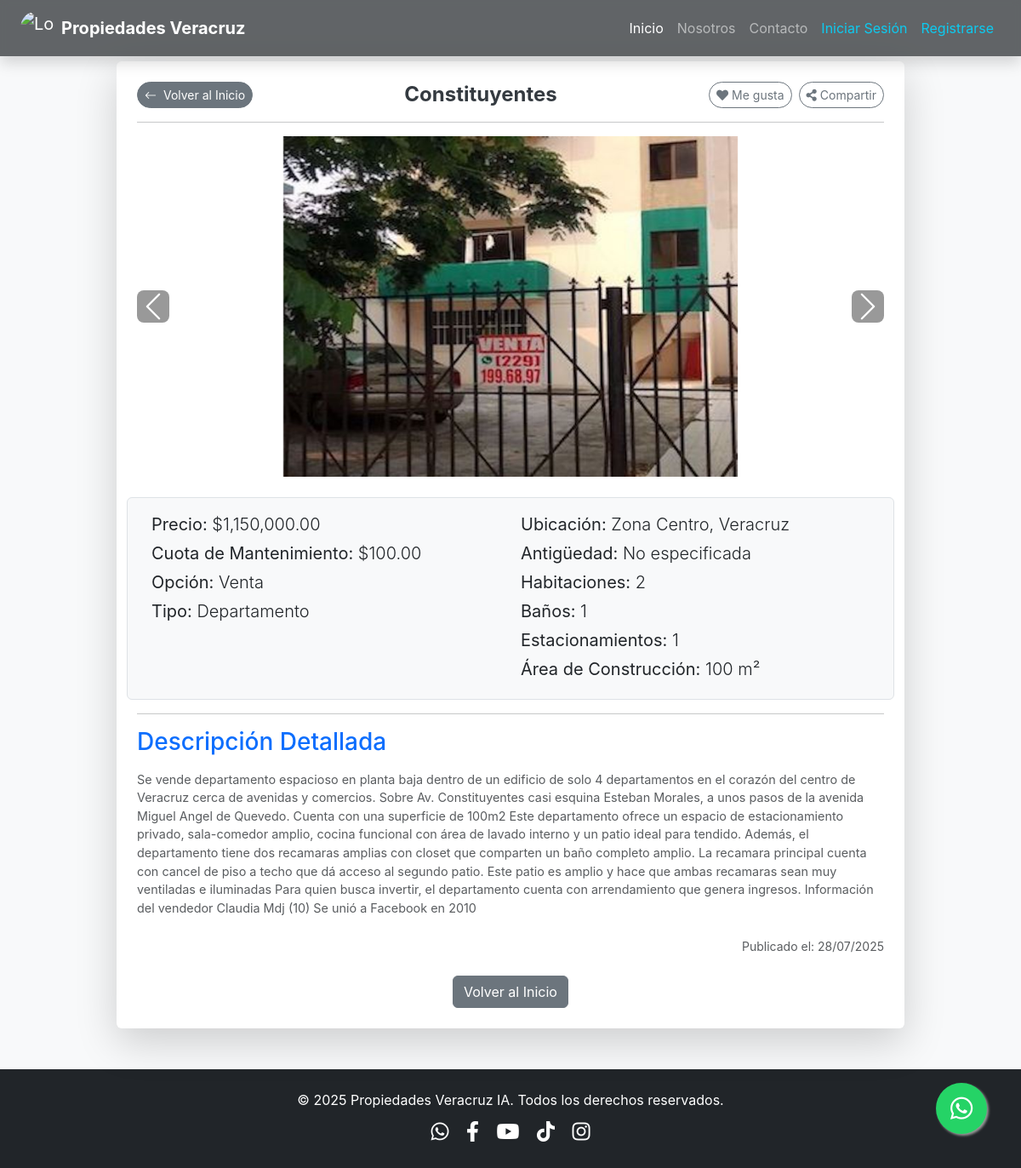
The page /property/15 on the database its author committed.
### models.py (models this page shows, shortened)
class Property(db.Model):
    __tablename__ = 'property' # Añadido nombre de tabla explícito para consistencia
    id = db.Column(db.Integer, primary_key=True)
    titulo = db.Column(db.String(100), nullable=False)
    descripcion = db.Column(db.Text, nullable=False)
    precio = db.Column(db.Float, nullable=False)
    ubicacion = db.Column(db.String(200), nullable=False)
    municipio = db.Column(db.String(100), nullable=False)
    property_options = db.Column(db.String(100), nullable=False)
    tipo_propiedad = db.Column(db.String(50), nullable=False) # Ej: Casa, Departamento, Terreno
    num_habitaciones = db.Column(db.Integer, nullable=True)
    num_banos = db.Column(db.Integer, nullable=True)
    num_medios_banos = db.Column(db.Integer, default=0)
    num_estacionamientos = db.Column(db.Integer, default=0)
    area_construccion_metros_cuadrados = db.Column(db.Float, nullable=True)
    area_terreno_metros_cuadrados = db.Column(db.Float, nullable=True)
    antiguedad_tipo = db.Column(db.String(50), nullable=True) # Para 'new' o 'years'
    antiguedad_anos = db.Column(db.Integer, nullable=True)
    cuota_mantenimiento = db.Column(db.Float, default=0.0)
    fecha_publicacion = db.Column(db.DateTime, default=datetime.utcnow)
    images = db.relationship('PropertyImage', backref='property', lazy=True, cascade="all, delete-orphan")
    agente_id = db.Column(db.Integer, db.ForeignKey('user.id'), nullable=False)
    agente = db.relationship('User', backref='managed_properties') # Relación inversa para acceder a las propiedades de un usuario

class PropertyImage(db.Model):
    __tablename__ = 'property_image' # Añadido nombre de tabla explícito
    id = db.Column(db.Integer, primary_key=True)
    filename = db.Column(db.String(100), nullable=False)
    path = db.Column(db.String(200), nullable=True) # Ruta relativa del archivo (ej. 'uploads/1/foto.jpg')
    property_id = db.Column(db.Integer, db.ForeignKey('property.id'), nullable=False)
    is_main = db.Column(db.Boolean, default=False) # Para identificar la imagen principal

### app.py (the view)
@main.route("/property/<int:property_id>")
def property_detail(property_id):
    property_data = db.session.get(Property, property_id) # Usar db.session.get() para la propiedad
    if not property_data:
        flash('La propiedad solicitada no existe.', 'danger')
        return redirect(url_for('main.home'))
    if property_data.images:
        sorted_images = sorted(property_data.images, key=lambda img: (not img.is_main, img.id))
        property_data.images = sorted_images # Asigna la lista ordenada de vuelta al atributo images
    return render_template('property_detail.html', title=property_data.titulo, property=property_data)

### templates/property_detail.html (shortened to what this page needs)
{% extends "base.html" %}
{% block content %}
<div class="container my-4 ">
    <div class="row justify-content-center">
        <div class="col-lg-10 col-md-12">
            <div class="card shadow-lg border-0 rounded-lg">
                <div class="card-body p-4">
                    <div class="row align-items-center mb-3 g-2">
                        <div class="col-auto">
                            <a href="{{ url_for('main.home') }}" class="btn btn-secondary btn-sm rounded-pill">
                                <i class="bi bi-arrow-left me-1"></i> Volver al Inicio
                            </a>
                        </div>
                        <div class="col text-center">
                            <h2 class="card-title text-primary display-6 fw-bold mb-0">{{ property.titulo }}</h2>
                        </div>
                        <div class="col-auto d-flex gap-2 justify-content-end">
                            <button type="button" class="btn btn-outline-secondary btn-sm rounded-pill d-flex align-items-center gap-1">
                                <i class="fas fa-heart"></i> Me gusta
                            </button>
                            <button type="button" class="btn btn-outline-secondary btn-sm rounded-pill d-flex align-items-center gap-1">
                                <i class="fas fa-share-alt"></i> Compartir
                            </button>
                        </div>
                    </div>
                    <hr class="my-3">
                    {% if property.images %}
                    <div id="propertyCarousel" class="carousel slide mb-4" data-bs-ride="carousel">
                        <div class="carousel-inner rounded">
                            {% for image in property.images %}
                            <div class="carousel-item {% if loop.first %}active{% endif %}">
                                {% if image.path %}
                                    <img src="{{ url_for('static', filename=image.path) }}" class="d-block w-100 property-carousel-img" alt="Imagen de propiedad">
                                {% else %}
                                    <img src="{{ url_for('static', filename='img/banners/placeholder.png') }}" class="d-block w-100 property-carousel-img" alt="Imagen no disponible">
                                {% endif %}
                            </div>
                            {% endfor %}
                        </div>
                        {% if property.images|length > 1 %}
                        <button class="carousel-control-prev" type="button" data-bs-target="#propertyCarousel" data-bs-slide="prev">
                            <span class="carousel-control-prev-icon" aria-hidden="true"></span>
                        </button>
                        <button class="carousel-control-next" type="button" data-bs-target="#propertyCarousel" data-bs-slide="next">
                            <span class="carousel-control-next-icon" aria-hidden="true"></span>
                        </button>
                        {% endif %}
                    </div>
                    {% else %}
                    <div class="text-center mb-4">
                        <img src="{{ url_for('static', filename='img/banners/placeholders/no_image.png') }}" class="img-fluid rounded shadow-sm" alt="No hay imagen disponible">
                        <p class="text-muted mt-2">No hay imágenes disponibles para esta propiedad.</p>
                    </div>
                    {% endif %}
                    <div class="row mb-3 p-3 border rounded bg-light">
                        <div class="col-md-6">
                            <p class="lead mb-1"><strong>Precio:</strong> ${{ "{:,.2f}".format(property.precio) }}</p>
                            {% if property.cuota_mantenimiento %}
                                <p class="lead mb-1"><strong>Cuota de Mantenimiento:</strong> ${{ "{:,.2f}".format(property.cuota_mantenimiento) }}</p>
                            {% endif %}
                            <p class="lead mb-1"><strong>Opción:</strong> {{ property.property_options }}</p>
                            <p class="lead mb-1"><strong>Tipo:</strong> {{ property.tipo_propiedad }}</p>
                        </div>
                        <div class="col-md-6">
                            <p class="lead mb-1"><strong>Ubicación:</strong> {{ property.ubicacion }}, {{ property.municipio }}</p>
                            <p class="lead mb-1"><strong>Antigüedad:</strong>
                                {% if property.antiguedad_tipo == 'new' %}
                                    Nueva
                                {% elif property.antiguedad_tipo == 'years' and property.antiguedad_anos is not none %}
                                    {{ property.antiguedad_anos }} años
                                {% else %}
                                    No especificada
                                {% endif %}
                            </p>
                            {% if property.num_habitaciones %}
                                <p class="lead mb-1"><strong>Habitaciones:</strong> {{ property.num_habitaciones }}</p>
                            {% endif %}
                            {% if property.num_banos %}
                                <p class="lead mb-1"><strong>Baños:</strong> {{ property.num_banos }}{% if property.num_medios_banos %}.5{% endif %}</p>
                            {% endif %}
                            {% if property.num_estacionamientos %}
                                <p class="lead mb-1"><strong>Estacionamientos:</strong> {{ property.num_estacionamientos }}</p>
                            {% endif %}
                            {% if property.area_construccion_metros_cuadrados %}
                                <p class="lead mb-1"><strong>Área de Construcción:</strong> {{ "{:,.0f}".format(property.area_construccion_metros_cuadrados) }} m²</p>
                            {% endif %}
                        </div>
                    </div>
                    <hr>
                    <h3 class="text-primary mb-3">Descripción Detallada</h3>
                    <p class="card-text text-muted">{{ property.descripcion }}</p>
                    <p class="text-end text-muted small mt-4">Publicado el: {{ property.fecha_publicacion.strftime('%d/%m/%Y') }}</p>
                    <div class="text-center mt-4">
                        <a href="{{ url_for('main.home') }}" class="btn btn-secondary">Volver al Inicio</a>
                    </div>
                </div>
            </div>
        </div>
    </div>
</div>
{% endblock content %}

### templates/base.html (shortened to what this page needs)
<!DOCTYPE html>
<html lang="es">
<head>
    <link href="https://cdn.jsdelivr.net/npm/bootstrap@5.3.3/dist/css/bootstrap.min.css" rel="stylesheet">
    <link rel="stylesheet" href="https://cdn.jsdelivr.net/npm/bootstrap-icons@1.11.3/font/bootstrap-icons.min.css">
    <link rel="stylesheet" href="https://cdnjs.cloudflare.com/ajax/libs/font-awesome/5.15.4/css/all.min.css" />
    <link rel="stylesheet" href="https://cdnjs.cloudflare.com/ajax/libs/animate.css/4.1.1/animate.min.css"/>
    <link rel="stylesheet" href="{{ url_for('static', filename='style.css') }}">
</head>
<body>
    <nav class="navbar navbar-expand-lg navbar-dark bg-dark fixed-top shadow">
        <div class="container-fluid px-4">
            <a class="navbar-brand d-flex align-items-center me-auto" href="{{ url_for('main.home') }}">
                <img src="{{ url_for('static', filename='img/banners/logo_01.jpg') }}" alt="Logo" width="40" height="40" class="d-inline-block align-text-top rounded-circle me-2">
                <span class="fw-bold">Propiedades Veracruz </span>
            </a>
            <div class="collapse navbar-collapse" id="navbarNav">
                <ul class="navbar-nav ms-auto">
                    <li class="nav-item">
                        <a class="nav-link active" aria-current="page" href="{{ url_for('main.home') }}">Inicio</a>
                    </li>
                    <li class="nav-item">
                        <a class="nav-link" href="{{ url_for('main.about_us') }}">Nosotros</a>
                    </li>
                    <li class="nav-item">
                        <a class="nav-link" href="{{ url_for('main.contact') }}">Contacto</a>
                    </li>
                    {% if current_user.is_authenticated %}
                        <li class="nav-item">
                            <span class="nav-link">
                                Hola,
                                {% if current_user.is_admin %}
                                    Admin ({{ current_user.username }})
                                {% else %}
                                    {{ current_user.username }}
                                {% endif %}
                            </span>
                        </li>
                        <li class="nav-item">
                            <a class="nav-link" href="{{ url_for('main.dashboard') }}">Mi Cuenta</a>
                        </li>
                        <li class="nav-item">
                            <a class="nav-link" href="{{ url_for('main.logout') }}">Cerrar Sesión</a>
                        </li>
                    {% else %}
                        <li class="nav-item">
                            <a class="nav-link text-info" href="{{ url_for('main.login') }}">Iniciar Sesión</a>
                        </li>
                        <li class="nav-item">
                            <a class="nav-link text-info" href="{{ url_for('main.register') }}">Registrarse</a>
                        </li>
                    {% endif %}
                </ul>
            </div>
        </div>
    </nav>
    <main class="pt-5">
        {% block content %}{% endblock %}
    </main>
    <footer class="bg-dark text-white text-center py-4 mt-5">
        <div class="container">
            <p class="mb-0">© 2025 Propiedades Veracruz IA. Todos los derechos reservados.</p>
            <div class="social-icons mt-2">
                <a href="https://wa.me/522293019294" class="text-white mx-2" target="_blank" rel="noopener noreferrer"><i class="fab fa-whatsapp"></i></a>
                <a href="https://www.facebook.com/cMagnaDjesus" class="text-white mx-2" target="_blank" rel="noopener noreferrer"><i class="fab fa-facebook-f"></i></a>
                <a href="https://www.youtube.com/@propiedades-veracruz_2024" class="text-white mx-2" target="_blank" rel="noopener noreferrer"><i class="fab fa-youtube"></i></a>
                <a href="https://www.tiktok.com/@cmagnadj" class="text-white mx-2" target="_blank" rel="noopener noreferrer"><i class="fab fa-tiktok"></i></a>
                <a href="https://www.instagram.com/propiedades_veracruz/" class="text-white mx-2" target="_blank" rel="noopener noreferrer"><i class="fab fa-instagram"></i></a>
            </div>
        </div>
    </footer>
    <a href="#" id="whatsapp-float-btn" class="whatsapp-float" target="_blank" rel="noopener noreferrer">
        <i class="fab fa-whatsapp"></i>
    </a>
</body>
</html>

### static/style.css (style rules this page uses)
html, body { height: 100%; margin: 0; font-family: 'Inter', sans-serif; background-color: #f8f9fa; color: #343a40; }
.navbar { transition: background-color 0.3s ease-in-out; backdrop-filter: blur(5px); background-color: rgba(33, 37, 41, 0.7) !important; }
.navbar-brand .fw-bold { font-weight: 700 !important; }
.container h2.text-primary { font-size: 1.5rem; color: #343a40 !important; }
.card-title { font-size: 1.4rem; margin-bottom: 0.5rem; }
.card-text.text-muted { font-size: 0.9rem; }
footer { background-color: #212529; color: #f8f9fa; }
.social-icons a { font-size: 1.5rem; margin: 0 10px; color: #f8f9fa; transition: color 0.3s ease; }
.whatsapp-float { position: fixed; width: 60px; height: 60px; bottom: 40px; right: 40px; background-color: #25d366; color: #FFF; border-radius: 50px; text-align: center; font-size: 30px; box-shadow: 2px 2px 3px #999; z-index: 1000; display: flex; justify-content: center; align-items: center; text-decoration: none; transition: background-color 0.3s ease, transform 0.3s ease; }
.whatsapp-float i { margin-top: 0; }
.property-carousel-img { max-height: 400px; object-fit: contain; width: 100%; }
.carousel-control-prev-icon, .carousel-control-next-icon { background-color: rgba(0, 0, 0, 0.5); padding: 1.2rem; border-radius: 0.5rem; }
.carousel-control-prev, .carousel-control-next { width: auto; opacity: 0.8; transition: opacity 0.3s ease; }

### rows shown on the page
Property: titulo "Constituyentes", precio "1,150,000.00", cuota_mantenimiento "100.00", property_options "Venta", tipo_propiedad "Departamento", ubicacion "Zona Centro", municipio "Veracruz", num_habitaciones "2", num_banos "1", num_estacionamientos "1", area_construccion_metros_cuadrados "100", descripcion "Se vende departamento espacioso en planta baja dentro de un edificio de solo 4 departamentos en el corazón del centro de Veracruz cerca de avenidas y comercios. Sobre Av. Constituyentes casi esquina Esteban Morales, a unos pasos de la avenida Miguel Angel de Quevedo. Cuenta con una superficie de 100m2 Este departamento ofrece un espacio de estacionamiento privado, sala-comedor amplio, cocina funcional con área de lavado interno y un patio ideal para tendido. Además, el departamento tiene dos recamaras amplias con closet que comparten un baño completo amplio. La recamara principal cuenta con cancel de piso a techo que dá acceso al segundo patio. Este patio es amplio y hace que ambas…", fecha_publicacion "28/07/2025"
PropertyImage: path (picture)
